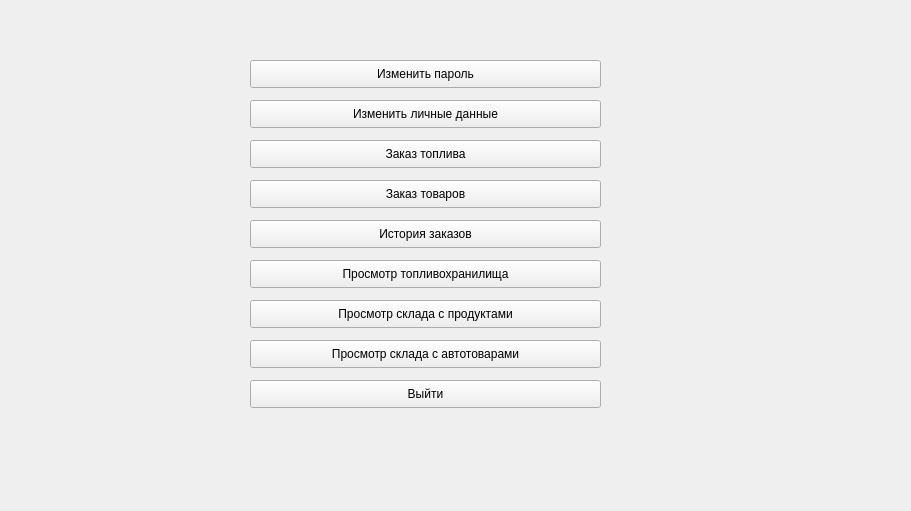
    <widget class="QWidget" name="Buyer">
     <property name="minimumSize">
      <size>
       <width>911</width>
       <height>511</height>
      </size>
     </property>
     <widget class="QPushButton" name="buyer_BuyProduct">
      <property name="geometry">
       <rect>
        <x>250</x>
        <y>180</y>
        <width>351</width>
        <height>28</height>
       </rect>
      </property>
      <property name="text">
       <string>Заказ товаров</string>
      </property>
     </widget>
     <widget class="QPushButton" name="buyer_BuyFuel">
      <property name="geometry">
       <rect>
        <x>250</x>
        <y>140</y>
        <width>351</width>
        <height>28</height>
       </rect>
      </property>
      <property name="text">
       <string>Заказ топлива</string>
      </property>
     </widget>
     <widget class="QPushButton" name="buyer_ChangePass">
      <property name="geometry">
       <rect>
        <x>250</x>
        <y>60</y>
        <width>351</width>
        <height>28</height>
       </rect>
      </property>
      <property name="text">
       <string>Изменить пароль</string>
      </property>
     </widget>
     <widget class="QPushButton" name="buyer_ShopHistory">
      <property name="geometry">
       <rect>
        <x>250</x>
        <y>220</y>
        <width>351</width>
        <height>28</height>
       </rect>
      </property>
      <property name="text">
       <string>История заказов</string>
      </property>
     </widget>
     <widget class="QPushButton" name="buyer_ChangeInfo">
      <property name="geometry">
       <rect>
        <x>250</x>
        <y>100</y>
        <width>351</width>
        <height>28</height>
       </rect>
      </property>
      <property name="text">
       <string>Изменить личные данные</string>
      </property>
     </widget>
     <widget class="QPushButton" name="buyer_FuelList">
      <property name="geometry">
       <rect>
        <x>250</x>
        <y>260</y>
        <width>351</width>
        <height>28</height>
       </rect>
      </property>
      <property name="text">
       <string>Просмотр топливохранилища</string>
      </property>
     </widget>
     <widget class="QPushButton" name="buyer_ProductList">
      <property name="geometry">
       <rect>
        <x>250</x>
        <y>300</y>
        <width>351</width>
        <height>28</height>
       </rect>
      </property>
      <property name="text">
       <string>Просмотр склада с продуктами</string>
      </property>
     </widget>
     <widget class="QPushButton" name="buyer_Exit">
      <property name="geometry">
       <rect>
        <x>250</x>
        <y>380</y>
        <width>351</width>
        <height>28</height>
       </rect>
      </property>
      <property name="text">
       <string>Выйти</string>
      </property>
     </widget>
     <widget class="QPushButton" name="buyer_AutoProductList">
      <property name="geometry">
       <rect>
        <x>250</x>
        <y>340</y>
        <width>351</width>
        <height>28</height>
       </rect>
      </property>
      <property name="text">
       <string>Просмотр склада с автотоварами</string>
      </property>
     </widget>
     <widget class="QLabel" name="label_149">
      <property name="geometry">
       <rect>
        <x>840</x>
        <y>480</y>
        <width>55</width>
        <height>16</height>
       </rect>
      </property>
      <property name="text">
       <string/>
      </property>
     </widget>
    </widget>
